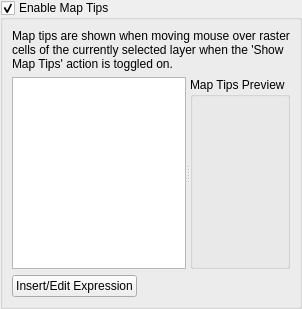
         <widget class="QWidget" name="mOptsPage_Display">
          <layout class="QVBoxLayout" name="verticalLayout_25">
           <property name="leftMargin">
            <number>0</number>
           </property>
           <property name="topMargin">
            <number>0</number>
           </property>
           <property name="rightMargin">
            <number>0</number>
           </property>
           <property name="bottomMargin">
            <number>0</number>
           </property>
           <item>
            <widget class="QWidget" name="scrollArea_10" native="true">
             <property name="widgetResizable" stdset="0">
              <bool>true</bool>
             </property>
             <layout class="QGridLayout" name="gridLayout_101">
              <property name="leftMargin">
               <number>0</number>
              </property>
              <property name="topMargin">
               <number>0</number>
              </property>
              <property name="rightMargin">
               <number>0</number>
              </property>
              <property name="bottomMargin">
               <number>0</number>
              </property>
              <item row="0" column="0">
               <widget class="QGroupBox" name="mEnableMapTips">
                <property name="title">
                 <string>Enable Map Tips</string>
                </property>
                <property name="checkable">
                 <bool>true</bool>
                </property>
                <property name="sizePolicy">
                 <sizepolicy hsizetype="Preferred" vsizetype="MinimumExpanding">
                  <horstretch>0</horstretch>
                  <verstretch>0</verstretch>
                 </sizepolicy>
                </property>
                <layout class="QVBoxLayout" name="verticalLayout_22">
                 <item>
                  <widget class="QLabel" name="labelMapTipInfo">
                   <property name="text">
                    <string>Map tips are shown when moving mouse over raster cells of the currently selected layer when the 'Show Map Tips' action is toggled on.</string>
                   </property>
                   <property name="wordWrap">
                    <bool>true</bool>
                   </property>
                  </widget>
                 </item>
                 <item>
                  <widget class="QSplitter" name="mMapTipSplitter">
                   <property name="sizePolicy">
                    <sizepolicy hsizetype="Expanding" vsizetype="Expanding">
                     <horstretch>0</horstretch>
                     <verstretch>0</verstretch>
                    </sizepolicy>
                   </property>
                   <property name="orientation">
                    <enum>Qt::Horizontal</enum>
                   </property>
                   <widget class="QTextEdit" name="mMapTipWidget">
                    <property name="sizePolicy">
                     <sizepolicy hsizetype="Preferred" vsizetype="MinimumExpanding">
                      <horstretch>0</horstretch>
                      <verstretch>0</verstretch>
                     </sizepolicy>
                    </property>
                    <property name="minimumSize">
                     <size>
                      <width>100</width>
                      <height>100</height>
                     </size>
                    </property>
                   </widget>
                   <widget class="QGroupBox" name="mMapTipPreviewContainer">
                    <property name="minimumSize">
                     <size>
                      <width>100</width>
                      <height>100</height>
                     </size>
                    </property>
                    <property name="title">
                     <string>Map Tips Preview</string>
                    </property>
                    <layout class="QVBoxLayout" name="mMapTipPreviewLayout">
                     <property name="leftMargin">
                      <number>0</number>
                     </property>
                     <property name="topMargin">
                      <number>0</number>
                     </property>
                     <property name="rightMargin">
                      <number>0</number>
                     </property>
                     <property name="bottomMargin">
                      <number>0</number>
                     </property>
                    </layout>
                   </widget>
                  </widget>
                 </item>
                 <item>
                  <widget class="QPushButton" name="mInsertExpressionButton">
                   <property name="sizePolicy">
                    <sizepolicy hsizetype="Fixed" vsizetype="Fixed">
                     <horstretch>0</horstretch>
                     <verstretch>0</verstretch>
                    </sizepolicy>
                   </property>
                   <property name="text">
                    <string>Insert/Edit Expression</string>
                   </property>
                   <property name="icon">
                    <iconset resource="../../images/images.qrc">
                     <normaloff>:/images/themes/default/mIconExpression.svg</normaloff>:/images/themes/default/mIconExpression.svg</iconset>
                   </property>
                  </widget>
                 </item>
                </layout>
               </widget>
              </item>
             </layout>
            </widget>
           </item>
          </layout>
         </widget>
